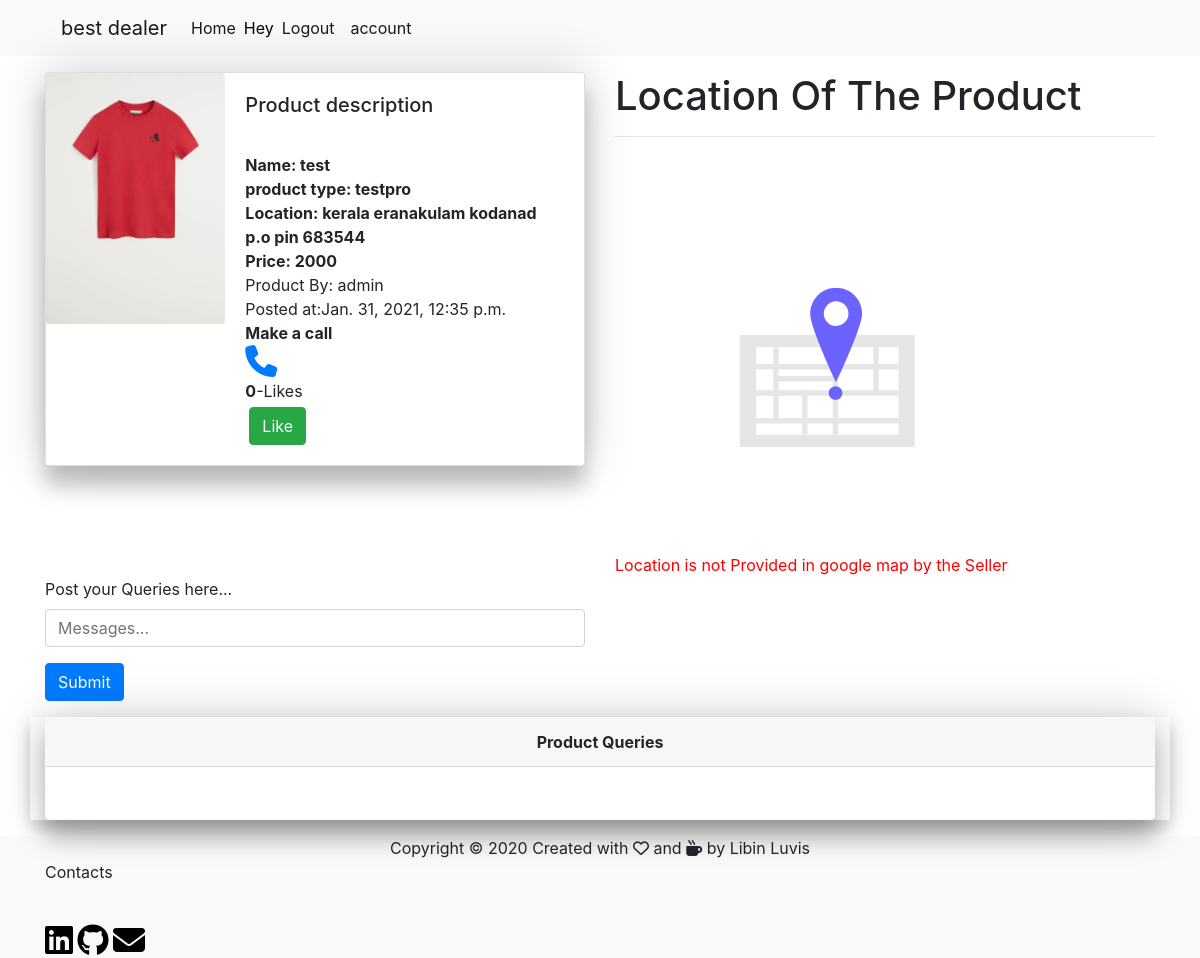
The page /cart/3/ (signed in) on the database its author committed.
### home/models.py (models this page shows, shortened)
class image(models.Model):
    img = models.ImageField(upload_to='pics', null=True, blank=True)
    name = models.TextField(max_length=100)
    pro_type = models.TextField(max_length=250)
    pro_con=models.TextField(max_length=100)
    pro_Loc=models.TextField(max_length=200)
    pro_price=models.IntegerField()
    likes=models.ManyToManyField(User,related_name="pro_likes")
    auther=models.ForeignKey(User,on_delete=models.CASCADE,default=1,related_name='post_likes')
    created=models.DateTimeField(auto_now_add=True)
    updated=models.DateTimeField(auto_now=True)
    latitude=models.FloatField(blank=True,null=True)
    logitude=models.FloatField(blank=True,null=True)

### home/views.py (the view, shortened to what this page needs)
# urls.py: path('cart/<int:pk>/', views.cart, name="cart"),
@login_required(login_url="login")
def cart(request,pk):
    var = image.objects.get(id=pk)
    is_liked=False
    if var.likes.filter(id=request.user.id).exists():
        is_liked=True
    comments=comment.objects.all().filter(product=pk,replay=None)
    var_id=var.auther.id
    temp={'var':var,'comments':comments,'likes_count':var.likes.count(),'is_liked':is_liked,'var_id':var_id}
    if request.is_ajax():
        html=render_to_string('comment.html',temp,request=request)
        return JsonResponse({'form':html})
    return render(request,"cart.html",temp)

### templates/cart.html (shortened to what this page needs)
{% load static %}
<!DOCTYPE html>
<html lang="en">
  <head>
    <link
      rel="stylesheet"
      href="https://stackpath.bootstrapcdn.com/bootstrap/4.5.2/css/bootstrap.min.css"
    />
    <link rel="stylesheet" href="{% static 'css/3-d card.css' %}" type="text/css" media="all" />
  </head>
  <body>
    {% include 'header.html' %}
    <main>
      <div class="container mt-3">
        <div class="row">
          <div class="col-md-6 col-12">
            <div class="card mb-3" style="max-width: 540px">
              <div class="row no-gutters">
                <div class="col-md-4">
                  <img src="{{var.img.url}}" class="card-img" alt="..." />
                </div>
                <div class="col-md-8">
                  <div class="card-body">
                    <h5 class="card-title">Product description</h5>
                    <input id="log" value="{{var.logitude}}" style="display: none"><br>
                    <strong>Name: {{var.name}}</strong><br />
                    <strong>product type: {{var.pro_type}}</strong><br />
                    <strong>Location: {{var.pro_Loc}}</strong><br />
                    <strong>Price: {{var.pro_price}}</strong><br />
                    <h> Product By: {{var.auther}}</h><br />
                    Posted at:{{var.created}}<br>
                    <strong>Make a call</strong><br>
                    <a href="tel:+91{{var.pro_con}}">
                      <i class="fa fa-2x fa-phone" aria-hidden="true"></i>
                    </a>
                    <div id="like-section">
                      {% include 'like-section.html'%}
                    </div>
                  </div>
                </div>
              </div>
            </div>
          </div>
        <div class="col-md-6 col-12">
        <h1>Location Of The Product</h1><hr>
        {% if var.latitude %}
        <div id="googleMap"  class="map" style="width:100%;height:400px;"></div><hr>
        {% else %}
        <div style="height:400px;width:100% ">
        </div>
        <span style="color:red" class="map-title" id="map_title" >Location is not Provided in google map by the Seller</span>
        {% endif %}
        </div>
        </div>
      </div>
      <div id="comment-sec">{% include 'comment.html'%}</div>
    </main>
    {% include 'fotter.html' %}
  </body>
</html>

### templates/header.html (shortened to what this page needs)
{% load static %}
<!DOCTYPE html>
<html>
<head>
    <link
      rel="stylesheet"
      href="https://stackpath.bootstrapcdn.com/bootstrap/4.5.2/css/bootstrap.min.css"
    />
</head>
<body>
<div class="root bg-light">
    <div class="container">
      <div class="row">
        <div class="col-12 col-md-12">
          <nav class="navbar navbar-expand-lg navbar-light bg-light">
            <a class="navbar-brand" href="/">best dealer</a>
            <div class="collapse navbar-collapse" id="navbarTogglerDemo02">
              <ul class="navbar-nav mr-auto mt-2 mt-lg-0">
                <li class="nav-item active">
                  <a class="nav-link" href="/"
                    >Home <span class="sr-only">(current)</span></a
                  >
                </li>
                {% if user.is_authenticated %}
                <li class="nav-item active" style="padding-top: 8px">
                  <h class="" style="color: black;">Hey {{user.first_name}}</h>
                </li>
                <li class="nav-item active">
                  <a class="nav-link" href="logout"
                    >Logout<span class="sr-only">(current)</span></a
                  >
                </li>
                <li class="nav-item active">
                  <a class="nav-link" href="accounts"
                    >account<span class="sr-only">(current)</span></a
                  >
                </li>
                {% endif %}
              </ul>
            </div>
          </nav>
        </div>
      </div>
    </div>
  </div>
</body>
</html>

### templates/like-section.html (shortened to what this page needs)
<strong>{{likes_count}}</strong>-Like{{likes_count|pluralize}}
 <form action="{% url 'like_post'  %}" method="POST">
              {% if is_liked%}
              <button  type="submit" name="post_id" value="{{var.id}}" id="like-btn" class=" btn btn-danger mt-1 ml-1">Unlike</button>
              {% else %}
              <button  type="submit" name="post_id" value="{{var.id}}" id="like-btn" class=" btn btn-success mt-1 ml-1">Like</button>
              {% endif %}
</form>

### templates/comment.html (shortened to what this page needs)
<div class="container">
  <div class="row">
    <div class="col-md-6 col-12">
      <form method="POST" class="comment-form" action=".">
        <div class="form-group">
          <label for="exampleFormControlInput1"
            >Post your Queries here...</label
          >
          <input
            type="text"
            class="form-control"
            id="exampleFormControlInput1"
            placeholder="Messages..."
            name="message"
          />
        </div>
        <button type="submit" class="btn btn-primary mb-2">Submit</button>
      </form>
    </div>
  </div>
</div>
<div class="container mt-2" style="box-shadow: 0 8px 16px 0 rgba(0,0,0,0.2);">
<div class="card border-light mb-3">
  <div class="card-header text-center">
    <strong>Product Queries</strong>
  </div>
  <div class="card-body">
  </div>
</div>
</div>

### templates/fotter.html (shortened to what this page needs)
{% load static %}
<!DOCTYPE html>
<html>
<head>
    <link
      rel="stylesheet"
      href="https://stackpath.bootstrapcdn.com/bootstrap/4.5.2/css/bootstrap.min.css"
    />
</head>
<body>
<footer class="bg-light">
    <div class="container">
      <div class="row">
        <div class="col-md-12 text-center">
          <span class="ftext">Copyright © 2020 Created with <i class="far fa-heart"></i> and <i class="fas fa-mug-hot"></i> by Libin Luvis</span>
        </div>
      </div>
    </div>
    <div class="container">
      <div class="row">
        <div class="col-md-6 col-6">
          <p>Contacts</p><br>
            <a href="https://www.linkedin.com/in/libin2020" target="_blank">
              <i class="fa fa-2x fa-linkedin-square" aria-hidden="true"></i>
            </a>
            <a href="https://github.com/LIBINLUVIS" target="_blank">
              <i class="fa fa-2x fa-github" aria-hidden="true"></i>
            </a>
            <a href="mailto:libinluvis123@gmail.com" target="_blank">
              <i class="fa fa-2x fa-envelope" aria-hidden="true"></i>
            </a>
        </div>
      </div>
    </div>
  </footer>
</body>
</html>

### static/css/3-d card.css (style rules this page uses)
.card { transform-style: preserve-3d; box-shadow: 0 20px 20px rgba(0, 0, 0, 0.2), 0px 0px 50px rgba(0, 0, 0, 0.2); }

### templates/cart.html (style rules this page uses)
main { min-height: calc(100vh - 56px - 46px); }

### templates/fotter.html (style rules this page uses)
.fa-linkedin-square { color: black; }
.fa-github { color: black; }
.fa-envelope { color: black; }

### rows shown on the page
image: img (picture), name "test", pro_type "testpro", pro_Loc "kerala eranakulam kodanad p.o pin 683544", pro_price "2000", auther "admin", created "Jan. 31, 2021, 12:35 p.m."

### other values the page prints
{{ likes_count }} "0"
